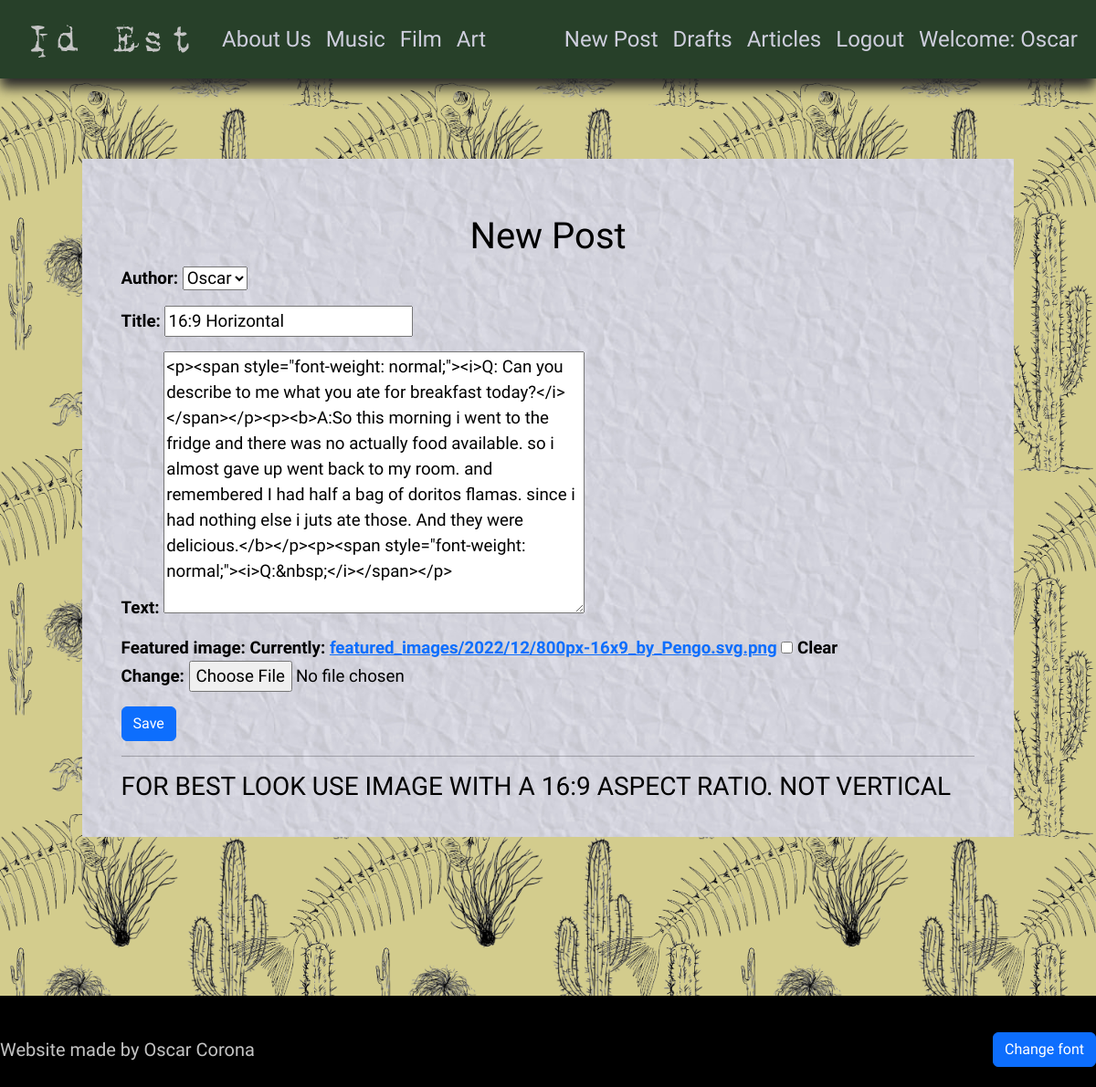
The app's page /post/33/update/ (signed in) with its own data.
### articles/models.py (models this page shows, shortened)
class ArticlePost(models.Model):
    author = models.ForeignKey('auth.User',on_delete=models.CASCADE)
    title = models.CharField(max_length=200)
    text = models.TextField()
    create_date = models.DateTimeField(default=now)
    publish_date = models.DateField(blank=True,null=True)
    featured_image = models.ImageField(upload_to='featured_images/%Y/%m/',blank=True)

### articles/views.py (the view)
# urls.py: path('post/<int:pk>/update/',views.UpdateArticleView.as_view(),name="post_update"),
class UpdateArticleView(LoginRequiredMixin,UpdateView):
    login_url = '/login/'
    redirect_field_name = 'article/articlepost_detail.html'
    form_class = ArticlePostForm
    model = ArticlePost

### articles/forms.py
class ArticlePostForm(forms.ModelForm):
    class Meta():
        model = ArticlePost
        fields = ('author','title','text','featured_image')
        widgets = {
            "title":forms.TextInput(attrs={'class':'textinputclass'}),
            'text': forms.Textarea(attrs={'class':'editable medium-editor-textarea postcontent'})
        }

### articles/templates/articles/articlepost_form.html (shortened to what this page needs)
{% extends 'articles/base.html' %}
{%load static%}
{% block body_block %}
<div class="borderimg">
<div class="base">
<div class="clear"></div>
<div class="container">
    <h1>New Post</h1>
    <form class="post-form" method="POST" enctype='multipart/form-data'>
        {{form.as_p}}
        <button type="submit" class="save btn btn-primary" name="button">Save</button>
    </form>
    <hr>
    <h3>FOR BEST LOOK USE IMAGE WITH A 16:9 ASPECT RATIO. NOT VERTICAL</h3>
</div>
</div></div>
{% endblock %}

### articles/templates/articles/base.html (shortened to what this page needs)
<!DOCTYPE html>
{% load static %}
<html lang="en">
<head>
    <link href="https://cdn.jsdelivr.net/npm/bootstrap@5.2.3/dist/css/bootstrap.min.css" rel="stylesheet">
    <link rel="stylesheet" href="https://cdn.jsdelivr.net/npm/bootstrap-icons@1.10.2/font/bootstrap-icons.css">
    <link rel="stylesheet" href="//cdn.jsdelivr.net/npm/medium-editor@latest/dist/css/medium-editor.min.css" type="text/css" media="screen" charset="utf-8">
    <link rel="stylesheet" href='{% static "css/mystyle.css" %}'>
    <link rel="stylesheet" href="{% static 'css/article.css' %}">
</head>
<body>
    <nav class="navbar navbar-expand-lg navbar-light navbar-custom">
        <div class="container-fluid">
            <a class="navbar-brand" href="{%url 'articles:index'%} "><img src="{% static 'images/Logos/Logo_full.png' %}"
            >
            </a>
            <div class="collapse navbar-collapse" id="navbarNav">
                <ul class="navbar-nav">
                    <li class="nav-item">
                        <a class="nav-link" href="{% url 'articles:about' %}">About Us</a>
                    </li>
                    <li class="nav-item">
                        <a class="nav-link" href="{% url 'articles:musicindex' %}">Music</a>
                    </li>
                    <li class="nav-item">
                        <a class="nav-link" href="{% url 'articles:comingsoon' %}">Film</a>
                    </li>
                    <li class="nav-item">
                        <a class="nav-link" href="{% url 'articles:comingsoon' %}">Art</a>
                    </li>
                </ul>
                <ul class="navbar-nav ms-auto">
                    {% if user.is_authenticated %}
                    <li class="nav-item">
                        <a class="nav-link" href="{% url 'articles:post_new'%}">New Post</a>
                    </li>
                    <li class="nav-item">
                        <a class="nav-link" href="{% url 'articles:draft_list'%}">Drafts</a>
                    </li>
                    <li class="nav-item">
                        <a class="nav-link" href="{% url 'articles:articlelist'%}">Articles</a>
                    </li>
                    <li class="nav-item">
                        <a class="nav-link" href="{% url 'logout'%}" class="logout">Logout</a>
                    </li>
                    <li class="nav-item nav-link">
                        <a>Welcome: {{user.username}}</a>
                    </li>
                    {%else%}
                    <li class="nav-item">
                        <a href="{% url 'login'%}" class="login">Login</a>
                    </li>
                    {% endif %}
                </ul>
              </div>
        </div>
    </nav>
    <div class="clear"></div>
<div class="wrapper">
    <div class="container ">
        {% block body_block %}
        {% endblock %}
        <div class="clear"></div>
    </div>
    <div class="clear"></div>
    <div class="clear"></div>
    <div class="clear"></div>
    <div class="clear"></div>
<div id="footer">
    <footer class="d-flex flex-wrap justify-content-between align-items-center py-3 my-4">
        <h5>Website made by Oscar Corona</h5>
        <h3 class="changefont btn btn-primary">Change font</h3>
    </footer>
</div>
</div>
</body>
</html>

### static/css/mystyle.css (style rules this page uses)
html { height: 100%; }
.navbar-custom { background-color: #274029; box-shadow: 0px 10px 13px #282828; -moz-box-shadow: 0px 10px 13px #282828; -webkit-box-shadow: 0px 10px 13px #282828; -khtml-box-shadow: 0px 10px 13px #282828; }
.navbar-custom .navbar-brand, .navbar-custom .navbar-text { color: #cecedd; }
.navbar-custom .navbar-nav .nav-link { color: #cecedd; font-size: 1.5em; }
.container { background-color: transparent; color: black; min-height: 100%; position: relative; }
.base { background-image: url('/static/images/paper_background_blue.jpg'); background-size: 35em ; padding: 3%; }
p { font-family: 'Courier Prime', monospace; font-weight: bold; }
body { font-family: 'Special Elite', cursive; position: relative; margin: 0; padding-bottom: 4rem; min-height: 100%; }
h1 { text-align: center; }
.clear { clear: both; height: 30px; }
@media screen and (min-width: 1144px) { p { font-size: 1.17em; } }
@media screen and (min-width: 1144px) { body { background-image: url('/static/images/title_black.png'); background-size: 25em; } }
@media screen and (min-width: 1144px) { .borderimg { border: 3em solid transparent; border-image: url('/static/images/burned_paper.png') 150 round; } }
#footer { position: absolute; right: 0; bottom: 0; left: 0; height:100px; width: 100%; background-color: black; }
footer { color: #c4c4c4; font-size: 0.5em; text-align: end; width: 100%; }
.wrapper { padding: 10px; }

### records on screen
ArticlePost: author "Oscar", title "16:9 Horizontal", text "<p><span style=\"font-weight: normal;\"><i>Q: Can you describe to me what you ate for breakfast today?</i></span></p><p><b>A:So this morning i went to the fridge and there was no actually food available. so i almost gave up went back to my room. and remembered I had half a bag of doritos flamas. since i had nothing else i juts ate those. And they were delicious.</b></p><p><span style=\"font-weight: normal;\"><i>Q:&nbsp;</i></span></p>"

### other values on screen
{{ user.username }} "Oscar"
